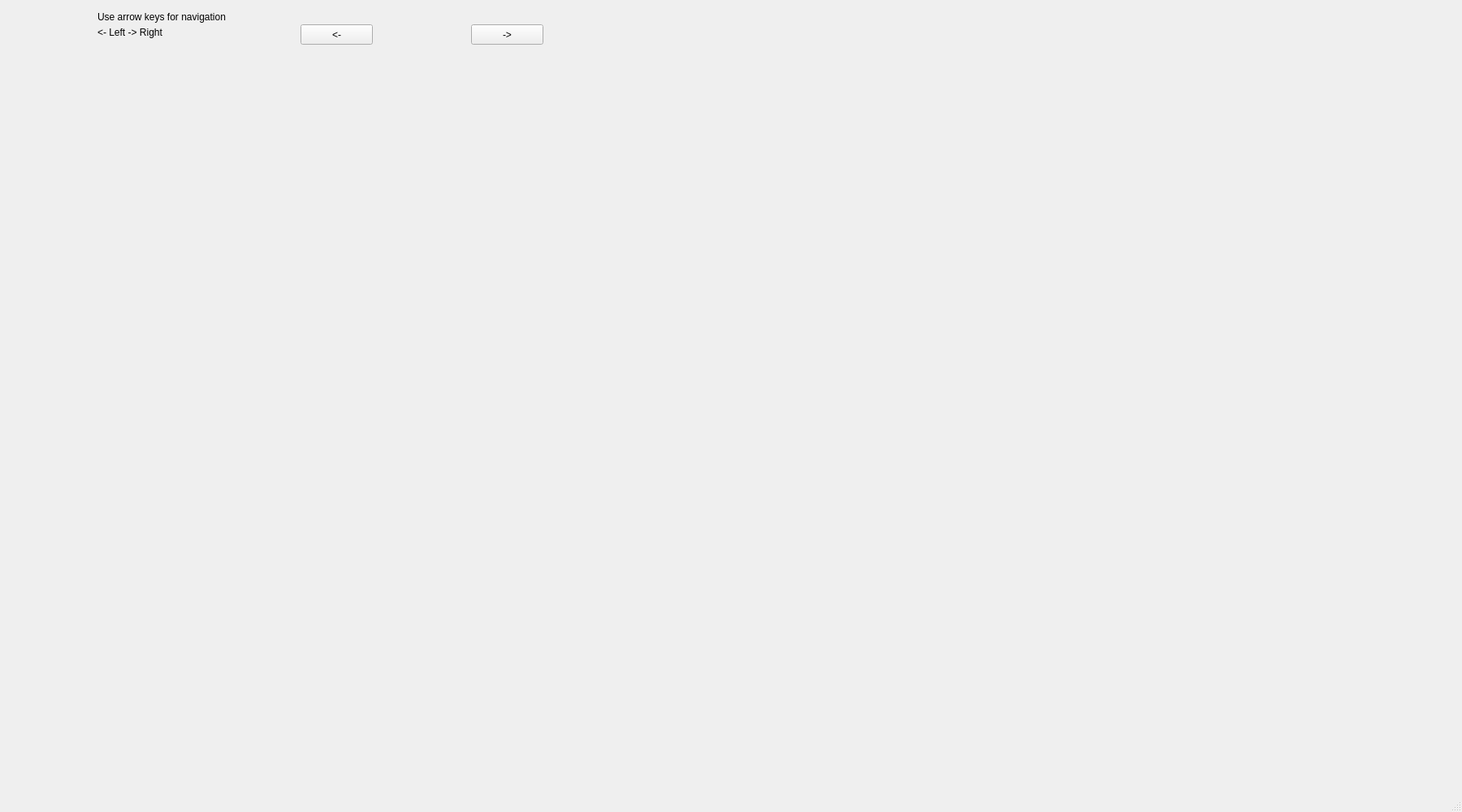
<?xml version="1.0" encoding="UTF-8"?>
<ui version="4.0">
 <class>MainWindow</class>
 <widget class="QMainWindow" name="MainWindow">
  <property name="geometry">
   <rect>
    <x>0</x>
    <y>0</y>
    <width>1800</width>
    <height>1000</height>
   </rect>
  </property>
  <property name="windowTitle">
   <string>Double frame visualizer</string>
  </property>
  <widget class="QWidget" name="centralwidget">
   <widget class="QLabel" name="label">
    <property name="geometry">
     <rect>
      <x>40</x>
      <y>110</y>
      <width>1731</width>
      <height>851</height>
     </rect>
    </property>
    <property name="text">
     <string/>
    </property>
    <property name="alignment">
     <set>Qt::AlignCenter</set>
    </property>
   </widget>
   <widget class="QPushButton" name="pushButton">
    <property name="geometry">
     <rect>
      <x>370</x>
      <y>30</y>
      <width>89</width>
      <height>25</height>
     </rect>
    </property>
    <property name="text">
     <string>&lt;-</string>
    </property>
   </widget>
   <widget class="QPushButton" name="pushButton_2">
    <property name="geometry">
     <rect>
      <x>580</x>
      <y>30</y>
      <width>89</width>
      <height>25</height>
     </rect>
    </property>
    <property name="text">
     <string>-&gt;</string>
    </property>
   </widget>
   <widget class="QLabel" name="label_narrow">
    <property name="geometry">
     <rect>
      <x>550</x>
      <y>60</y>
      <width>311</width>
      <height>17</height>
     </rect>
    </property>
    <property name="text">
     <string/>
    </property>
    <property name="alignment">
     <set>Qt::AlignRight|Qt::AlignTrailing|Qt::AlignVCenter</set>
    </property>
   </widget>
   <widget class="QLabel" name="label_wide">
    <property name="geometry">
     <rect>
      <x>940</x>
      <y>60</y>
      <width>311</width>
      <height>17</height>
     </rect>
    </property>
    <property name="text">
     <string/>
    </property>
   </widget>
   <widget class="QLabel" name="label_3">
    <property name="geometry">
     <rect>
      <x>120</x>
      <y>10</y>
      <width>221</width>
      <height>21</height>
     </rect>
    </property>
    <property name="text">
     <string>Use arrow keys for navigation</string>
    </property>
   </widget>
   <widget class="QLabel" name="label_4">
    <property name="geometry">
     <rect>
      <x>120</x>
      <y>30</y>
      <width>281</width>
      <height>21</height>
     </rect>
    </property>
    <property name="text">
     <string>&lt;- Left                         -&gt; Right</string>
    </property>
   </widget>
  </widget>
  <widget class="QMenuBar" name="menubar">
   <property name="geometry">
    <rect>
     <x>0</x>
     <y>0</y>
     <width>1800</width>
     <height>22</height>
    </rect>
   </property>
  </widget>
  <widget class="QStatusBar" name="statusbar"/>
 </widget>
 <resources/>
 <connections/>
</ui>
